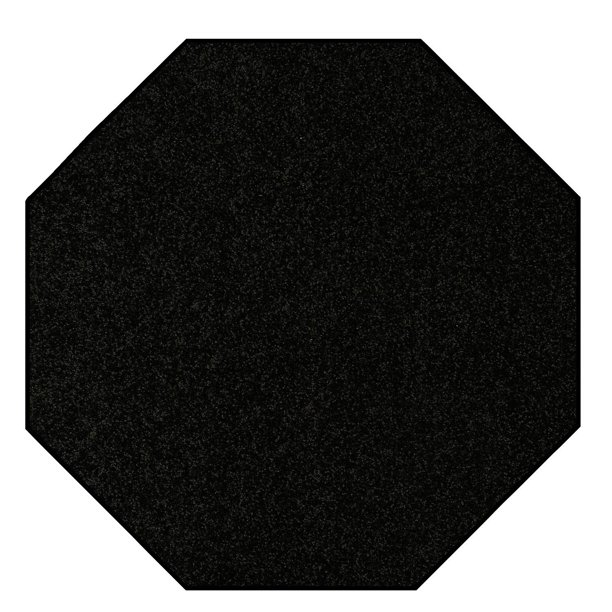
%> input picture 2A_L5/octagon.jpeg, 612 x 612 px
$ octave gradient_sobel.m   (GNU Octave 9; MATLAB toolbox functions it lacks are replaced by stand-ins)
%> lines starting %> are read from the running program, lines starting %| are printed output that depends on the picture; in (x1, y1, x2, y2) boxes, pixels count from 0 and x2, y2 are one past the last pixel; in counts of white or black regions, pixels touching at a corner belong together; the program's own positions count from 1
### 2A_L5/select_gdir.m
function result = select_gdir(gmag, gdir, mag_min, angle_low, angle_high)
    % Find and return pixels that fall within the desired mag, angle range
    result = gmag >= mag_min & angle_low <= gdir & gdir <= angle_high;
end

### 2A_L5/gradient_sobel.m
img = double(rgb2gray(imread('octagon.jpeg')))/255;
%> img: size 612x612 double; min 0, max 1, mean 0.354
%compute x,y gradients
[gx, gy] = imgradientxy(img,'sobel');
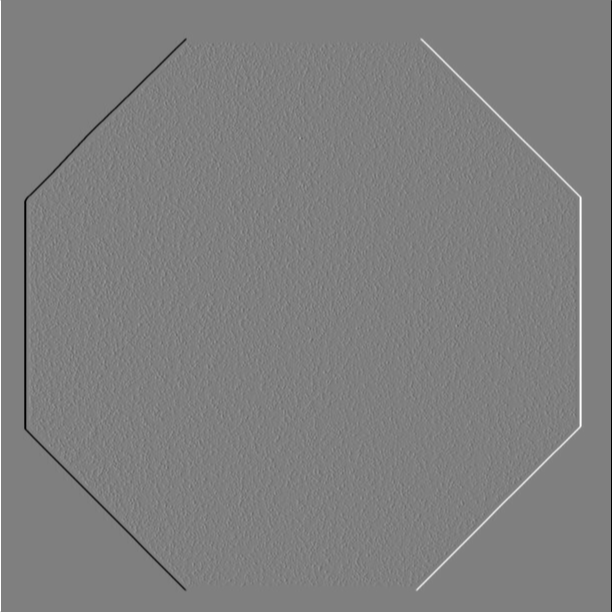
%> gx: size 612x612 double; min -4, max 4, mean -9.58e-19; drawn with min black and max white
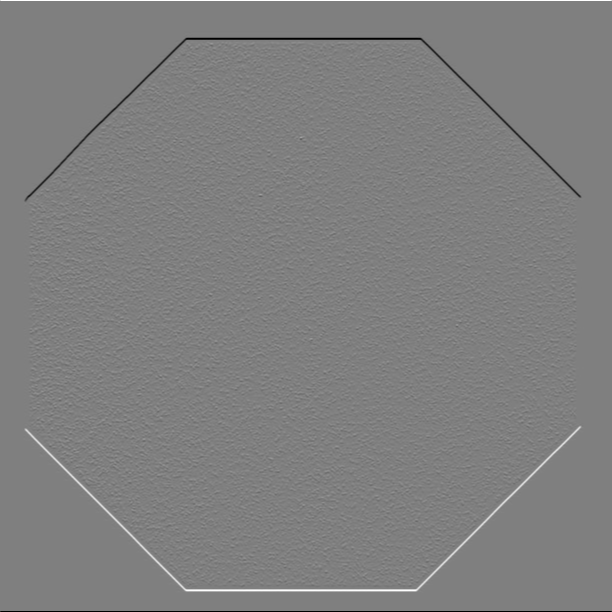
%> gy: size 612x612 double; min -4, max 4, mean 0; drawn with min black and max white

%to get gradient magnitude and direction
[gmag, gdir] = imgradient(gx,gy);
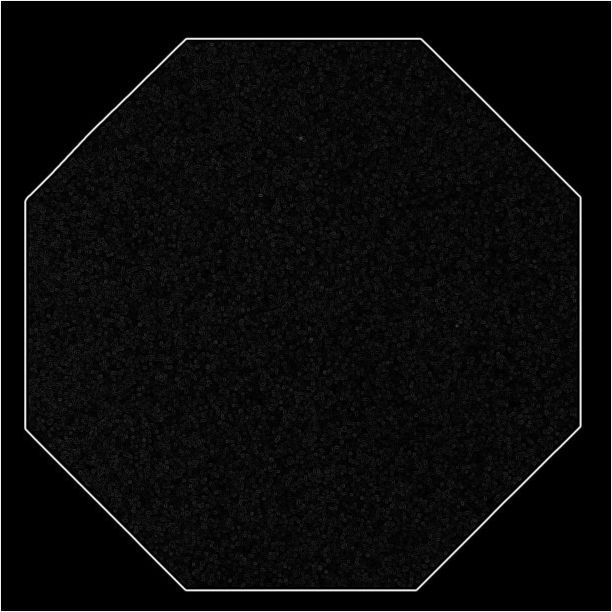
%> gmag: size 612x612 double; min 0, max 4.24, mean 0.187; drawn with min black and max white
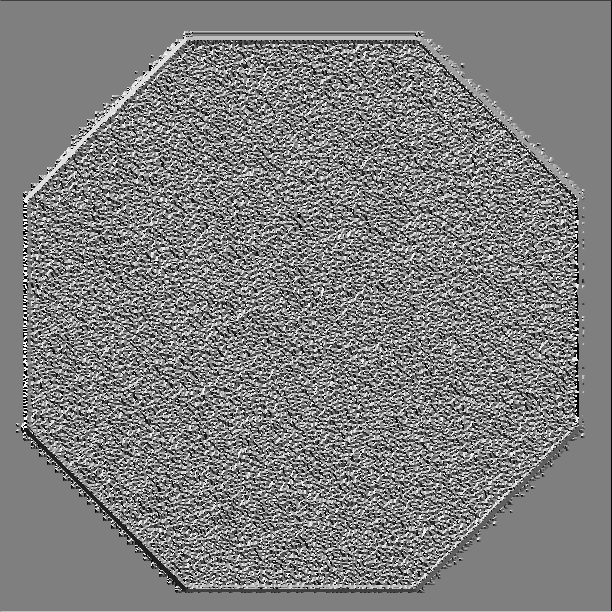
%> gdir: size 612x612 double; min -180, max 180, mean -1.2; drawn with min black and max white

%imshow((gdir+180.0)/360.0);
my_grad = select_gdir(gmag, gdir, 1, 30, 60); % 45 +/- 15
%> in select_gdir, `result = gmag >= mag_min & angle_low <= gdir & gdir <= angle_high;`:
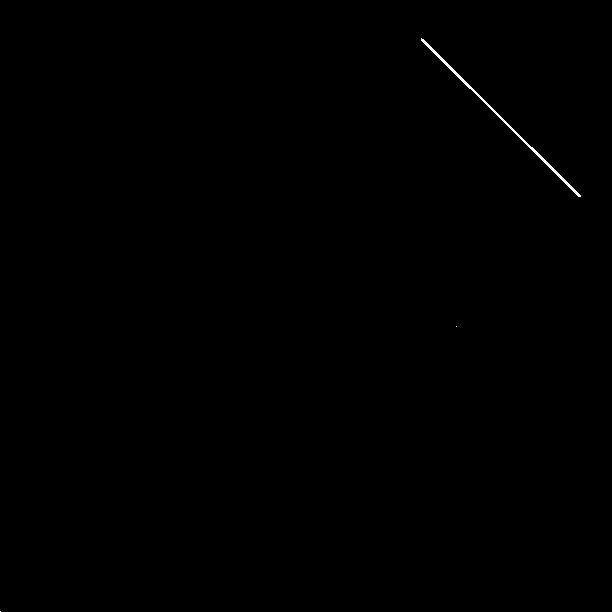
%> result: size 612x612 logical; 0.15% white in thin lines or dots, all inside (x1, y1, x2, y2) = (0, 38, 581, 612)


% show images
%figure(1, 'position',[100,100,size(img)(2)*2.5,size(img)(1)]);

subplot(1,3,1);
imshow(img) % assumes [0, 1] range for double images
title("Gray Image");
subplot(1,3,2);
imshow((gdir+180.0)/360.0) % assumes [0, 1] range for double images
title("Gradient magnitude and direction");
subplot(1,3,3);
imagesc(my_grad);
axis('off');
colormap gray;
title("45 Degrees Gradient");
